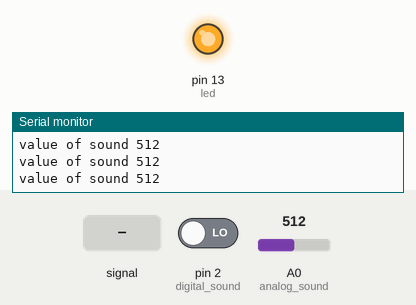
This sketch was run on a simulated Arduino Uno, built with avr-gcc and run on an emulated ATmega328P. Parts: output pins drawn as LEDs (lit = HIGH), the last lines printed to the serial monitor. Dashed ring = blinking. The test bench sets the inputs (shaded band); at power-on: A0 (analog_sound) = 512, pin 2 (digital_sound) LOW.

Above: at 1.2 s.
1.3 s: A0 (analog_sound) fed a 200 Hz sine of ±460 counts around its level
At 3.8 s:
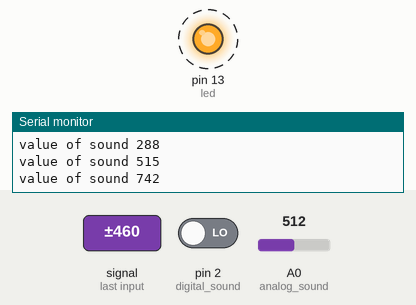
4.3 s: A0 (analog_sound) set to 716
At 5.3 s:
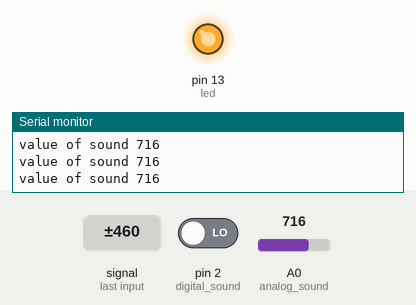
5.8 s: A0 (analog_sound) set to 112
7.3 s: A0 (analog_sound) set to 95
At 8.5 s:
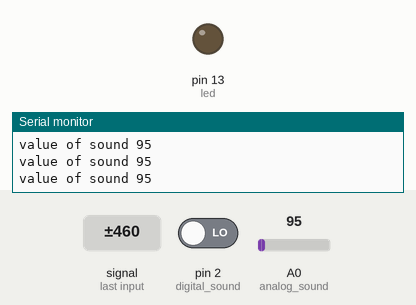
8.8 s: A0 (analog_sound) set to 122
At 9.8 s:
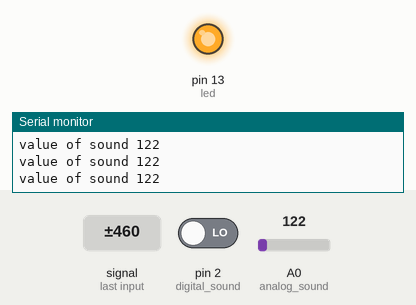
Timing chart, 0 to 11.3 s (numbered marks = the images above; inputs shaded):
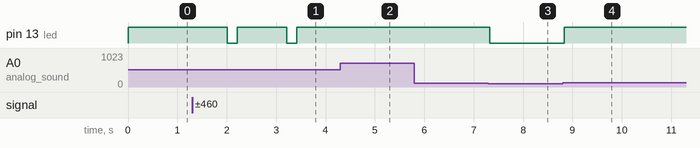

Measured:
- the behaviour switches between 101 and 100 on A0 (analog_sound) (found by bisection; images 2 and 3)
- after the input at 1.3 s, pin 13 (led): alternates HIGH for 1.0 s and LOW for 0.20 s, starting after 0.71 s
- after the input at 4.3 s, pin 13 (led): stays HIGH (without the input it goes to LOW after 0.22 s)
- after the input at 7.3 s, pin 13 (led): HIGH → LOW at once
- after the input at 8.8 s, pin 13 (led): LOW → HIGH at once

The sketch:

task_1_1_5.ino
```cpp
int analog_sound = A0;
int digital_sound = 2;
int led = 13;
int digital_sound_val;
int analog_sound_val;

void setup() {
  // put your setup code here, to run once:
  pinMode(led,OUTPUT);
  pinMode(digital_sound,INPUT);
  pinMode(digital_sound,INPUT);
  Serial.begin(9600);
}

void loop() {
  // put your main code here, to run repeatedly:
  analog_sound_val = analogRead(analog_sound);
  digital_sound_val = digitalRead(digital_sound);
  Serial.print("value of sound ");
  Serial.println(analog_sound_val);
  //Serial.print(" which corresponds to ");
  //Serial.println(digital_sound_val);
  if(analog_sound_val >100)
  {
    digitalWrite(led,HIGH);
  }
  else
  {
    digitalWrite(led, LOW);
  }
  delay(100);
}
```
